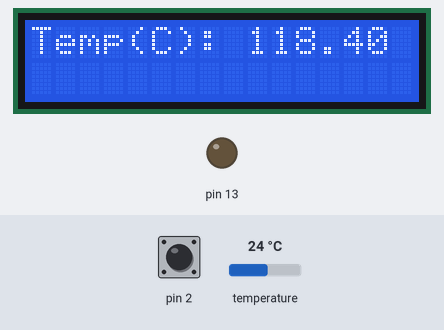
Bench run of a sketch on a simulated Arduino Uno, built with avr-gcc and run on an emulated ATmega328P. Parts: 16×2 character LCD, output pins drawn as LEDs (lit = HIGH). Wiring (inferred from the names in the program): TMP102 temperature sensor at I2C address 0x48. The inputs (shaded band) are chosen by the test bench; at power-on: temperature 24 °C, pin 2 HIGH. What the sketch prints to the serial monitor is not drawn.

Above: at 1.2 s.
1.3 s: temperature set to 12 °C
At 5.5 s:
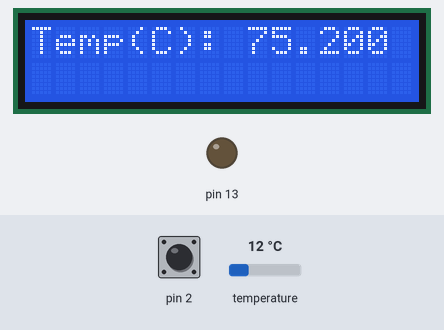
7.3 s: pin 2 pulled LOW for 3 s
At 10.9 s:
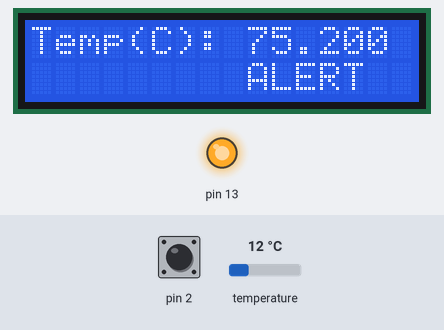
16.6 s: temperature set to 19 °C
At 21.1 s:
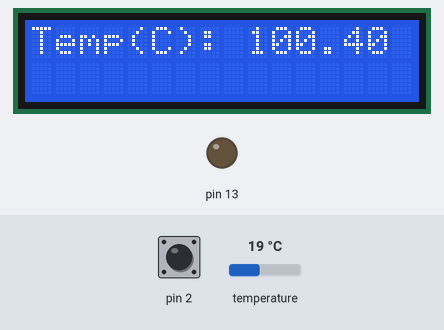
22.6 s: pin 2 pulled LOW for 3 s
At 26.6 s:
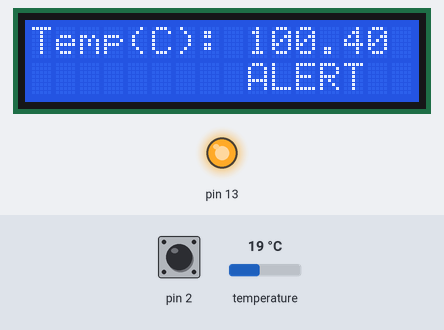
31.7 s: temperature set to 28 °C
At 35.6 s:
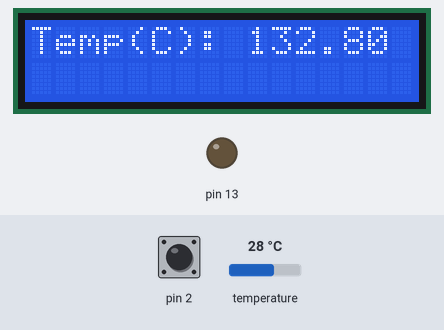
Timing chart, 0 to 37.1 s (numbered marks = the images above; inputs shaded):
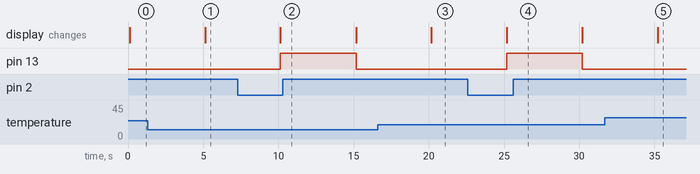

Measured:
- after the input at 1.3 s, the display: changes after 3.8 s (image 1)
- after the input at 7.3 s, pin 13: LOW → HIGH after 2.8 s, → LOW 5.0 s later; the display: changes after 2.8 s (image 2)
- after the input at 16.6 s, the display: changes after 3.6 s (image 3)
- after the input at 22.6 s, pin 13: LOW → HIGH after 2.6 s, → LOW 5.0 s later; the display: changes after 2.6 s (image 4)
- after the input at 31.7 s, the display: changes after 3.5 s (image 5)

The sketch:

TMP116_Arduino_Energia.ino
```cpp
/*
 *  TMP116_Example.ino
 *  Developed by Megan Anderson, THS Applications Engineering Intern
 *  May 2018
 *
 *  Purpose: Interfaces Arduino UNO with the TMP116 temperature sensor to measure the
 *  temperature and display it on an LCD Display. Device communicates information based
 *  on I2C protocol.
 *
 *
 *  Some parts of this code have been edited for RFEH project
 *  This was originally written for Arduino, but can be used with Energia (IDE for MSP controllers)
 *  Original link: https://training.ti.com/how-interface-tmp116-tmp117-temperature-sensors-arduino
 */

 #include <Wire.h>
 #include <LiquidCrystal.h>

 volatile int alarm;

 // Device address
 const int TMP116_Address = 0x48;

 // Hexadecimal addresses for various TMP116 registers
 const int Temp_Reg = 0x00;           // Temperature register
 const int Config_Reg = 0x01;         // Configuration register
 const int High_Lim_Reg = 0x02;       // High limit register
 const int Low_Lim_Reg = 0x03;        // Low limit register
 const int EEPROM_Unlock_Reg = 0x04;  // EEPROM unlock register
 const int Device_ID_Reg = 0x0F;      // Device ID register

 // Set temperature threshold
 const uint8_t highlimH = B00001101;   // High byte of high lim
 const uint8_t highlimL = B10000000;   // Low byte of high lim  - High 27 C
 const uint8_t lowlimH = B00001100;    // High byte of low lim
 const uint8_t lowlimL = B00000000;    // Low byte of low lim   - Low 24 C

// delay time
const double delaytime = 5000; // 5 seconds;

 // Declare pin assignments for LCD in order: RS, E, D4, D5, D6, D7
 LiquidCrystal lcd(7,8,9,10,11,12);

/************************* Initialization Setup Function **************************/
 void setup(){

  // Initiate wire library and serial communication
  Wire.begin();
  Serial.begin(9600);

  // Initialize LCD
  lcd.begin(16,2);
  lcd.home();
  lcd.print("Temp(C): ");

  // Write to register
  I2Cwrite(TMP116_Address, High_Lim_Reg, highlimH, highlimL);
  I2Cwrite(TMP116_Address, Low_Lim_Reg, lowlimH, lowlimL);
  I2Cwrite(TMP116_Address, Config_Reg,0x02, 0x20);

  // Sets Pin 13 as output, Pin 2 as input (active low)
  pinMode(13, OUTPUT);
  pinMode(2, INPUT_PULLUP);

  // Sets up pin 2 to trigger "alert" ISR when pin changes H->L and L->H
  attachInterrupt(digitalPinToInterrupt(2), alert, CHANGE);

  alarm = digitalRead(2); // reads startup ALERT pin value
 }

/************************* Infinite Loop Function **********************************/
 void loop(){
  // Calls ReadSensor function to get temperature data
  double temp = ReadTempSensor();

  // Sets cursor at 9th column, 0th row
  lcd.setCursor(9,0);
  lcd.print(temp);
  Serial.print(temp); // Print to serial monitor, this code works w/o LCD
  Serial.print("\n");

  if (!alarm){ // If alarm is active low, trigger alert
    digitalWrite(13,HIGH);
    lcd.setCursor(9,1);
    lcd.print("ALERT");

    // Clear ALERT flag by I2C reading from config reg
    Wire.beginTransmission(TMP116_Address);
    Wire.write(Config_Reg);
    Wire.endTransmission();
    delay(10);
    Wire.requestFrom(TMP116_Address,2);
  }
  else{ // Turn alert off
    digitalWrite(13,LOW);
    lcd.setCursor(9,1);
    lcd.print("     ");
  }

  // Delay (500 = 0.5 second)
  delay(delaytime);
 }

/*********************** Read Temperature Sensor Function **************************/
double ReadTempSensor(void){

  // Data array to store 2-bytes from I2C line
  uint8_t data[2];
  // Combination of 2-byte data into 16-bit data
  int16_t datac;

  // Points to device & begins transmission
  Wire.beginTransmission(TMP116_Address);
  // Points to temperature register to read/write data
  Wire.write(Temp_Reg);
  // Ends data transfer and transmits data from register
  Wire.endTransmission();

  // Delay to allow sufficient conversion time
  delay(10);

  // Requests 2-byte temperature data from device
  Wire.requestFrom(TMP116_Address,2);

  // Checks if data received matches the requested 2-bytes
  if(Wire.available() <= 2){
    // Stores each byte of data from temperature register
    data[0] = Wire.read();
    data[1] = Wire.read();

    // Combines data to make 16-bit binary number
    datac = ((data[0] << 8) | data[1]);

    // Convert to Farenheit (7.8125 mC resolution) and return
    return datac*0.0078125*9/5+32;

  }
}

/**************************** I2C Write Function ********************************/
double I2Cwrite(int dev, int reg, int H, int L){
  // Takes in 4 variables:
  // device address, register addres
  // high and low bytes of data to transmit
  Wire.beginTransmission(dev);
  Wire.write(reg);
  Wire.write(H);
  Wire.write(L);
  Wire.endTransmission();
  delay(10);
}

/******************************* ALERT ISR **************************************/

void alert(){

  alarm = digitalRead(2);

}
```
